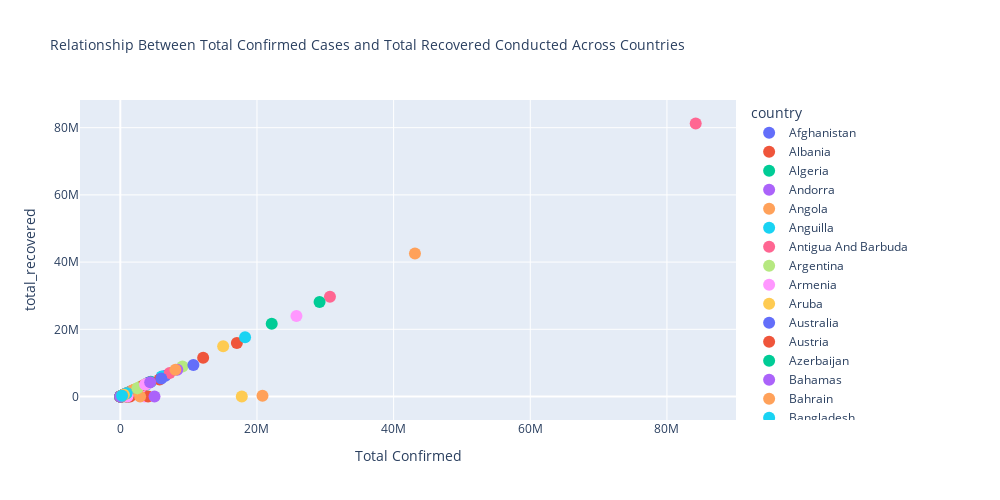

The notebook cell saved with this chart:
### Code cell
fig = px.scatter(
    summary_data_df_copy,
    x='total_confirmed',
    y='total_recovered',
    color='country',
    width=1000,
    height=500,
    title="Relationship Between Total Confirmed Cases and Total Recovered Conducted Across Countries",
    labels={'total_deaths':'Total Deaths', 'total_confirmed':'Total Confirmed', 'continent':'Continents'}
)

fig.update_layout(title={"font": {"size": 14}})
fig.update_traces(marker_size=12)
fig.show()
